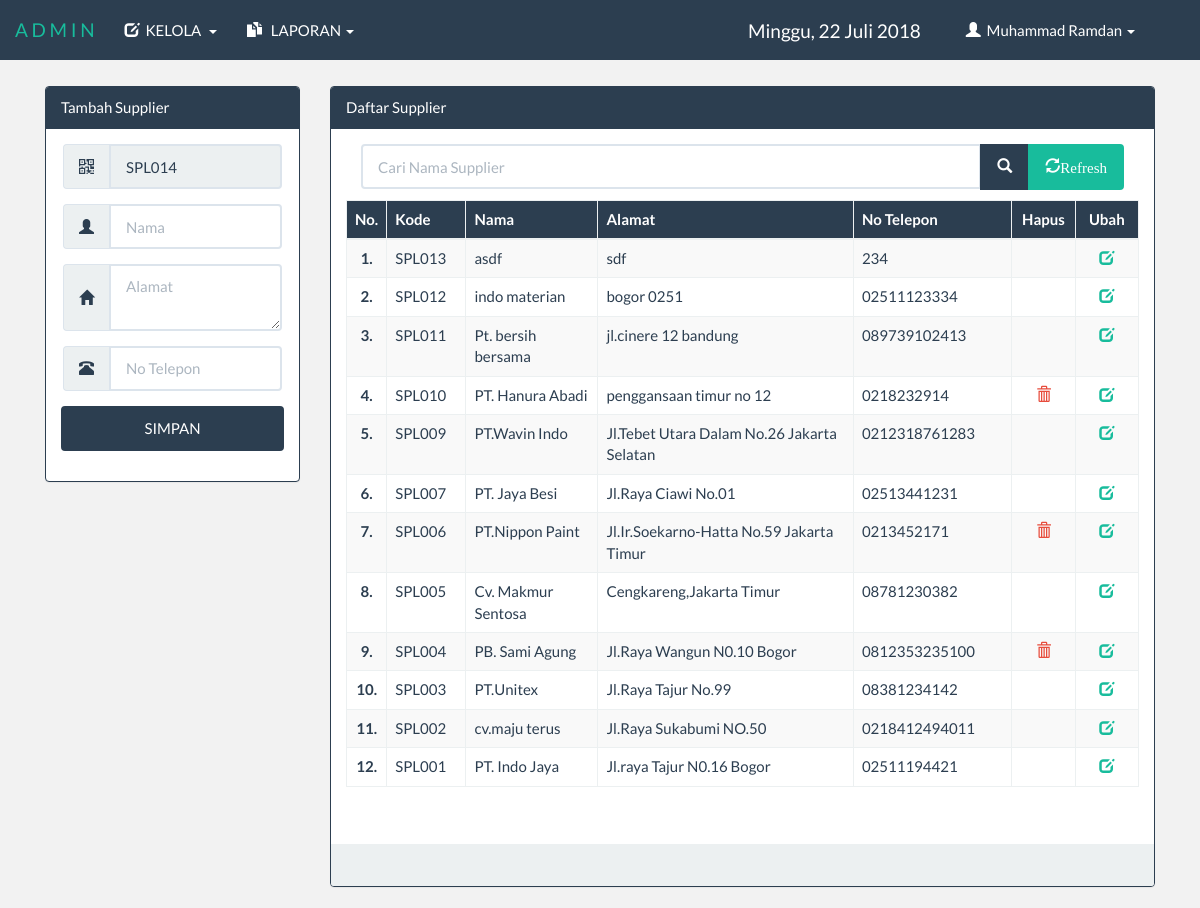
The app's page /admin/index.php?menu=daftarsupplier (signed in) with its own data.
### tables this page shows
CREATE TABLE IF NOT EXISTS `tbl_supplier` (
  `kd_supplier` varchar(6) NOT NULL,
  `nama_supplier` varchar(50) NOT NULL,
  `alamat_supplier` text NOT NULL,
  `no_telp_supplier` varchar(13) NOT NULL,
  PRIMARY KEY (`kd_supplier`),
  UNIQUE KEY `no_telp_supplier` (`no_telp_supplier`),
  UNIQUE KEY `kd_supplier` (`kd_supplier`)
);

### library/fungsi.php (called while the page is built, shortened)
<?php
	class oop{
		function tampil($table,$cari,$urut){
			$sql="SELECT * FROM $table $cari $urut";
			$tampil=mysql_query($sql);
			while($data=mysql_fetch_array($tampil))
				$isi[]=$data;
			return @$isi;
		}
	}
?>

### admin/daftar_supplier.php (the view, shortened to what this page needs)
<?php
	@$i = mysql_query("SELECT * FROM tbl_supplier ORDER BY kd_supplier DESC");
	@$j=mysql_fetch_array($i);
	if (@$j == "") {
	    @$kd= "SPL001";
	}else{
	   	@$kode = substr($j['kd_supplier'], 3,3)+1;
	   	if ($kode < 10) {
	   		@$kd = "SPL00".$kode;
	   	}elseif($kode<100){
	   		@$kd ="SPL0".$kode;
	   	}
	}
	@$table = "tbl_supplier";
	if (isset($_POST['bcari'])) {
		@$text = $_POST['tcari'];
		@$cari = "WHERE nama_supplier LIKE '%$text%'";
	}else{
		@$cari="";
	}
?>
<!DOCTYPE html>
<html>
<head>
</head>
<body>
<br><br><br><br>
<div class="container-fluid" id="mrg">
	<div class="row">
	<div class="col-md-3">
		<div class="panel panel-primary">
			<?php if(!isset($_GET['edit'])){ ?>
					<div class="panel-heading">Tambah Supplier
				<?php }else{ ?>
					<div class="panel-heading">Ubah Supplier
				<?php } ?>
				</div>
			<div class="panel-body">
				<form method="post">
					<div class="form-group">
						<div class="input-group" style="margin:0 2px;">
							<span class="input-group-addon"><div class="glyphicon glyphicon-qrcode"></div></span>
							 <input type="text" name="tkode" value="<?php if(@$_GET['id']==""){echo @$kd;}else{echo @$edit['kd_supplier'];} ?>" class="form-control" placeholder="Kode Supplier" readonly>
						</div>
					</div>
					<div class="form-group">
						<div class="input-group" style="margin:0 2px;">
							<span class="input-group-addon"><div class="glyphicon glyphicon-user"></div></span>
							<input type="text" name="tnama" value="<?php echo @$edit['nama_supplier'] ?>" class="form-control" placeholder="Nama" required  autofocus tabindex="0" autocomplete="off" maxlength="50">
						</div>
					</div>
					<div class="form-group">
						<div class="input-group" style="margin:0 2px;">
							<span class="input-group-addon"><div class="glyphicon glyphicon-home"></div></span>
							<textarea name="talamat" placeholder="Alamat" class="form-control" required tabindex="0" autocomplete="off"><?php echo @$edit['alamat_supplier']?></textarea>
						</div>
					</div>
					<div class="form-group">
						<div class="input-group" style="margin:0 2px;">
							<span class="input-group-addon"><div class="glyphicon glyphicon-phone-alt"></div></span>
							<input type="text" name="tnohp" value="<?php echo @$edit['no_telp_supplier']; ?>" class="form-control" placeholder="No Telepon" required  maxlength="13" tabindex="0" autocomplete="off" onkeypress='return event.charCode >= 48 && event.charCode <= 57'>
						</div>
					</div>
					<div class="form-group">
						<?php
						if (@$_GET['id']=="") { ?>
							<button type="submit" name="bsimpan" class="btn btn-primary btn-block">SIMPAN
						<?php }else{ ?>
							<button type="submit" name="bubah" class="btn btn-success btn-block">UBAH
						<?php }?>
							</button>
					</div>
				</form>
			</div>
		</div>
	</div>
	<div class="col-md-9">
		<div class="panel panel-primary">
			<div class="panel-heading">Daftar Supplier</div>
			<div class="panel-body">
				<form method="post">
					<div class="col-md-12"style="margin-bottom:10px;">
						<div class="input-group">
							<input type="text" name="tcari" value="<?php echo @$text; ?>" class="form-control" maxlength="50"  placeholder="Cari Nama Supplier">
							<span class="input-group-btn">
								<button type="submit"  name="bcari" class="btn btn-primary"><div class="glyphicon glyphicon-search"></div></button>
								<button type="submit" name="refresh" class="btn btn-success"><div class="glyphicon glyphicon-refresh">Refresh</div></button>
							</span>
						</div>
					</div>
					<div class="table table-responsive">
						<table class="table table-striped table-bordered table-hover">
							<tr id="pri">
								<th width="5%">No.</th>
								<th width="10%">Kode</th>
								<th>Nama</th>
								<th>Alamat</th>
								<th width="20%">No Telepon</th>
								<th width="8%"><center>Hapus</center></th>
								<th width="8%"><center>Ubah</center></th>
							</tr>
							<tbody>
								<tr>
									<?php
										$a = $aksi->tampil($table,$cari," ORDER BY kd_supplier DESC");
										@$no = 0;
										if ($a=="") {
											echo "<tr><td colspan='7' align='center'>Data Tidak Ada</td></tr>";
										}else{
											foreach ($a as $data) {
												$kdsup = $data[0];
												$nm = $data[1];
												$almt = $data[2];
												$nohp = $data[3];
												$no++;
												@$del = mysql_num_rows(mysql_query("SELECT * FROM tbl_barang_masuk WHERE kd_supplier = '$kdsup'"));
												?>
												<td><center><b><?php echo $no; ?>.</b></center></td>
												<td><?php echo $kdsup; ?></td>
												<td><?php echo $nm; ?></td>
												<td><?php echo $almt; ?></td>
												<td><?php echo $nohp; ?></td>
												<td><a href="?menu=daftarsupplier&hapus&id=<?php echo $kdsup; ?>" onClick="return confirm('Anda Yakin Akan Menghapus Supplier <?php echo $nm ?> ini ?')"><?php if($del > 0){echo "";}else{echo "<center><span class='glyphicon glyphicon-trash' id='red'></span></center>";} ?></a></td>
												<td><a href="?menu=daftarsupplier&edit&id=<?php echo $kdsup; ?>"><center><span class="glyphicon glyphicon-edit"></span></center></a></td>
											</tr>
								<?php	} } ?>
							</tbody>
						</table>
					</div>
				</form>
			</div>
			<div class="panel-footer">&nbsp;</div>
		</div>
	</div>
	</div>
</div>
</body>
</html>

### css/style.css (style rules this page uses)
#pri { background-color: #2c3e50; color: white; }
#red { color: #e74c3c; }
#mrg { margin: 0 30px; }

### admin/index.php (style rules this page uses)
body { background-color: rgba(0, 0, 0, 0.05); }

### records on screen
tbl_supplier: tkode "SPL014", kd_supplier "SPL013", nama_supplier "asdf", alamat_supplier "sdf", no_telp_supplier "234"
tbl_supplier: kd_supplier "SPL012", nama_supplier "indo materian", alamat_supplier "bogor 0251", no_telp_supplier "02511123334"
tbl_supplier: kd_supplier "SPL011", nama_supplier "Pt. bersih bersama", alamat_supplier "jl.cinere 12 bandung", no_telp_supplier "089739102413"
tbl_supplier: kd_supplier "SPL010", nama_supplier "PT. Hanura Abadi", alamat_supplier "penggansaan timur no 12", no_telp_supplier "0218232914"
tbl_supplier: kd_supplier "SPL009", nama_supplier "PT.Wavin Indo", alamat_supplier "Jl.Tebet Utara Dalam No.26 Jakarta Selatan", no_telp_supplier "0212318761283"
tbl_supplier: kd_supplier "SPL007", nama_supplier "PT. Jaya Besi", alamat_supplier "Jl.Raya Ciawi No.01", no_telp_supplier "02513441231"
tbl_supplier: kd_supplier "SPL006", nama_supplier "PT.Nippon Paint", alamat_supplier "Jl.Ir.Soekarno-Hatta No.59 Jakarta Timur", no_telp_supplier "0213452171"
tbl_supplier: kd_supplier "SPL005", nama_supplier "Cv. Makmur Sentosa", alamat_supplier "Cengkareng,Jakarta Timur", no_telp_supplier "08781230382"
tbl_supplier: kd_supplier "SPL004", nama_supplier "PB. Sami Agung", alamat_supplier "Jl.Raya Wangun N0.10 Bogor", no_telp_supplier "0812353235100"
tbl_supplier: kd_supplier "SPL003", nama_supplier "PT.Unitex", alamat_supplier "Jl.Raya Tajur No.99", no_telp_supplier "08381234142"
tbl_supplier: kd_supplier "SPL002", nama_supplier "cv.maju terus", alamat_supplier "Jl.Raya Sukabumi NO.50", no_telp_supplier "0218412494011"
tbl_supplier: kd_supplier "SPL001", nama_supplier "PT. Indo Jaya", alamat_supplier "Jl.raya Tajur N0.16 Bogor", no_telp_supplier "02511194421"

### other values on screen
$_SESSION['nama'] "Muhammad Ramdan"
